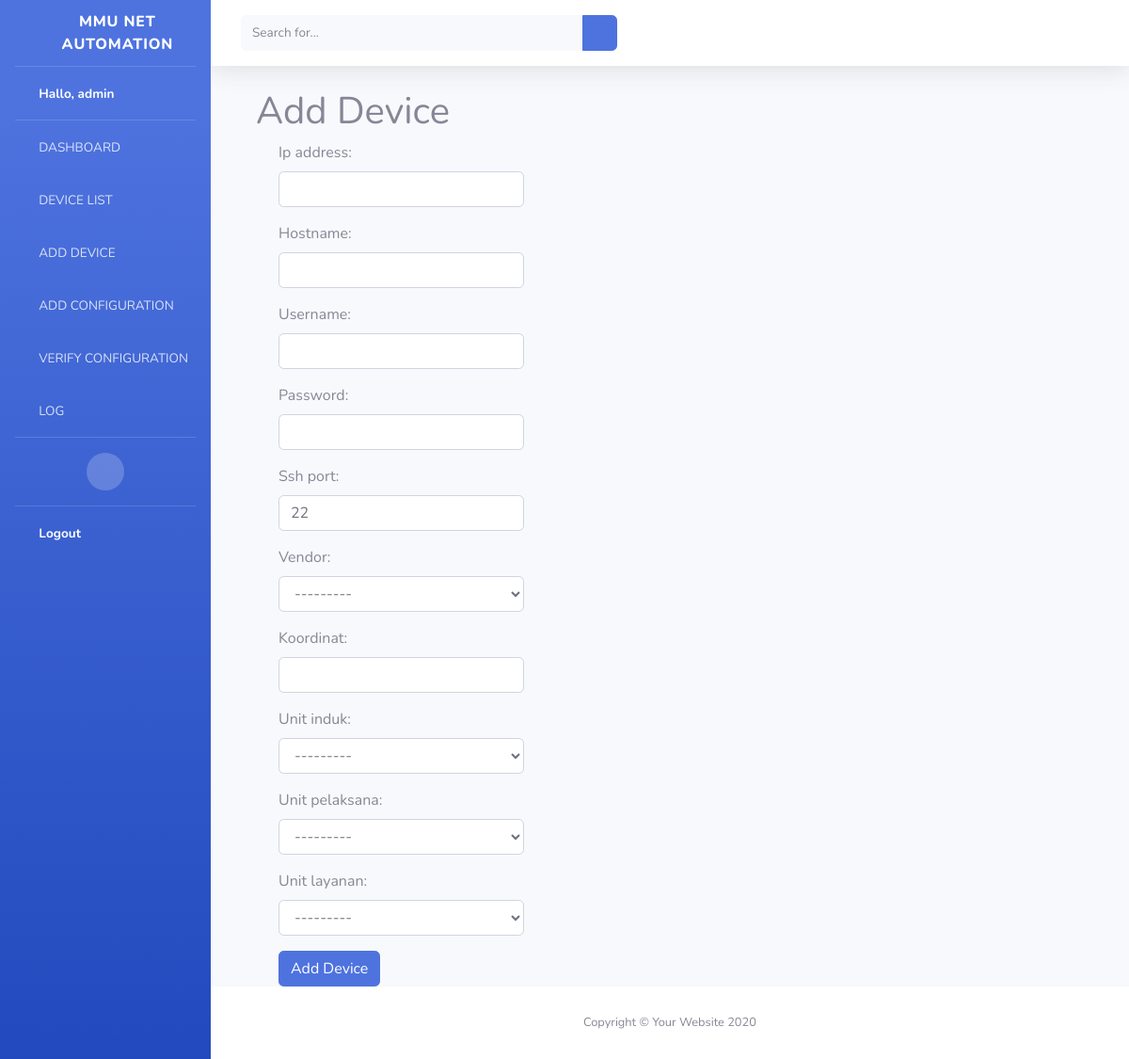
The page /tambah_device/ (signed in) on the database as committed earlier.
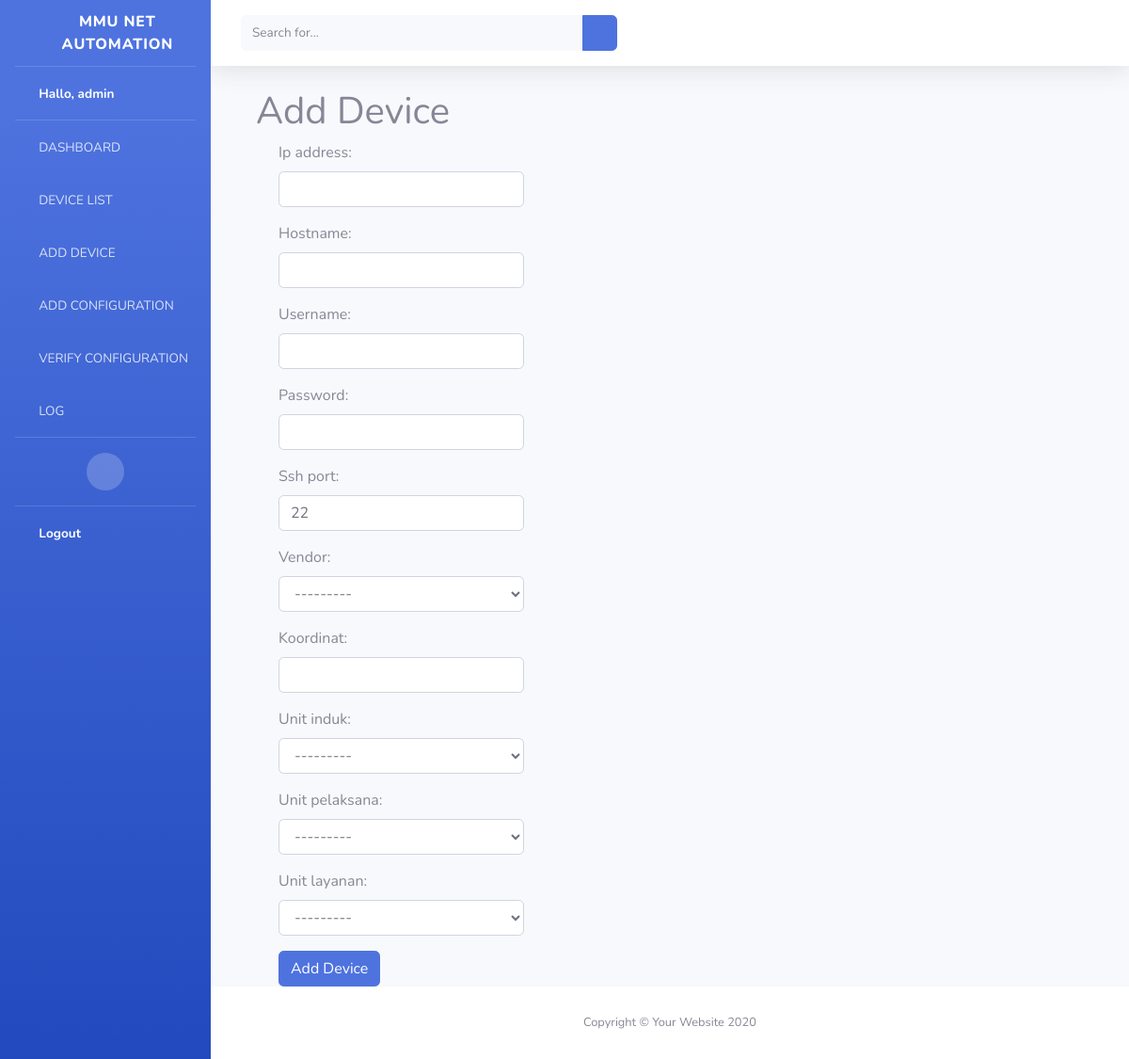
The same page on the database as committed later.
### network_automation/models.py (models this page shows)
class UnitInduk(models.Model):
    LIST_UNIT_INDUK = (
        ('UIW MMU', 'UIW Maluku dan Maluku Utara'),
        ('UIP MALUKU', 'UIP Maluku'),
    )
    unit_induk = models.CharField(max_length=255,choices=LIST_UNIT_INDUK)
    keterangan = models.CharField(max_length=255)
    def __str__(self):
        return "{}".format(self.unit_induk)

class UnitPelaksana(models.Model):
    unit_induk = models.ForeignKey(UnitInduk, null=True, on_delete=models.CASCADE)
    unit_pelaksana = models.CharField(null=True,max_length=255)
    keterangan = models.CharField(max_length=255)
    def __str__(self):
        return "{}".format(self.unit_pelaksana)

class UnitLayanan(models.Model):
    unit_induk = models.ForeignKey(UnitInduk, null=True, on_delete=models.CASCADE)
    unit_pelaksana = models.ForeignKey(UnitPelaksana, null=True, on_delete=models.CASCADE)
    unit_layanan = models.CharField(null=True, max_length=255)
    keterangan = models.CharField(max_length=255)
    def __str__(self):
        return "{}".format(self.unit_layanan)

### network_automation/views.py (the view)
# urls.py: path('tambah_device/', views.tambah_device, name='tambah_device'),
@login_required(login_url=settings.LOGIN_URL)
def tambah_device(request):
    if request.POST:
        form = FormDevice(request.POST)
        if form.is_valid():
                form.save()
                form = FormDevice()
                pesan = "Add Success"
                context = {
                    'form':form,
                    'pesan' : pesan,
                }
                return render(request, 'tambah_device.html', context)
    else:
        form = FormDevice()
        context = {
            'form' : form
        }
    return render(request, 'tambah_device.html', context)

### network_automation/forms.py
class FormDevice(ModelForm):
    class Meta:
        model = Device
        fields = '__all__'
        widgets = {
            'ip_address' : forms.TextInput({'class':'form-control'}),
            'hostname' : forms.TextInput({'class':'form-control'}),
            'username' : forms.TextInput({'class':'form-control'}),
            'password' : forms.TextInput({'class':'form-control'}),
            'ssh_port' : forms.NumberInput({'class':'form-control'}),
            'vendor' : forms.Select({'class':'form-control'}),
            'koordinat' : forms.TextInput({'class':'form-control'}),
            'unit_induk' : forms.Select({'class':'form-control'}),
            'unit_pelaksana' : forms.Select({'class':'form-control'}),
            'unit_layanan' : forms.Select({'class':'form-control'}),
        }

### templates/tambah_device.html (shortened to what this page needs)
{% extends "base-update.html" %}
{% block content %}
   <h1 class="mt-4">Add Device</h1>
    <div class="container">
        <div class="row">
            <div class="col-md-4">
                <form action="" method="post">
                    {{ form.as_p }}
                    <button class="btn btn-primary" type="submit">Add Device</button>
                </form>
            </div>
        </div>
    </div>
{% endblock content %}

Rows that differ between the two databases and show on the page:
added UnitInduk: unit_induk "---------"
added UnitPelaksana: unit_pelaksana "---------"
added UnitLayanan: unit_layanan "---------"
Other text that changed with them:
form field unit_induk: "---------" → (not shown)
form field unit_pelaksana: "---------" → (not shown)
form field unit_layanan: "---------" → (not shown)
